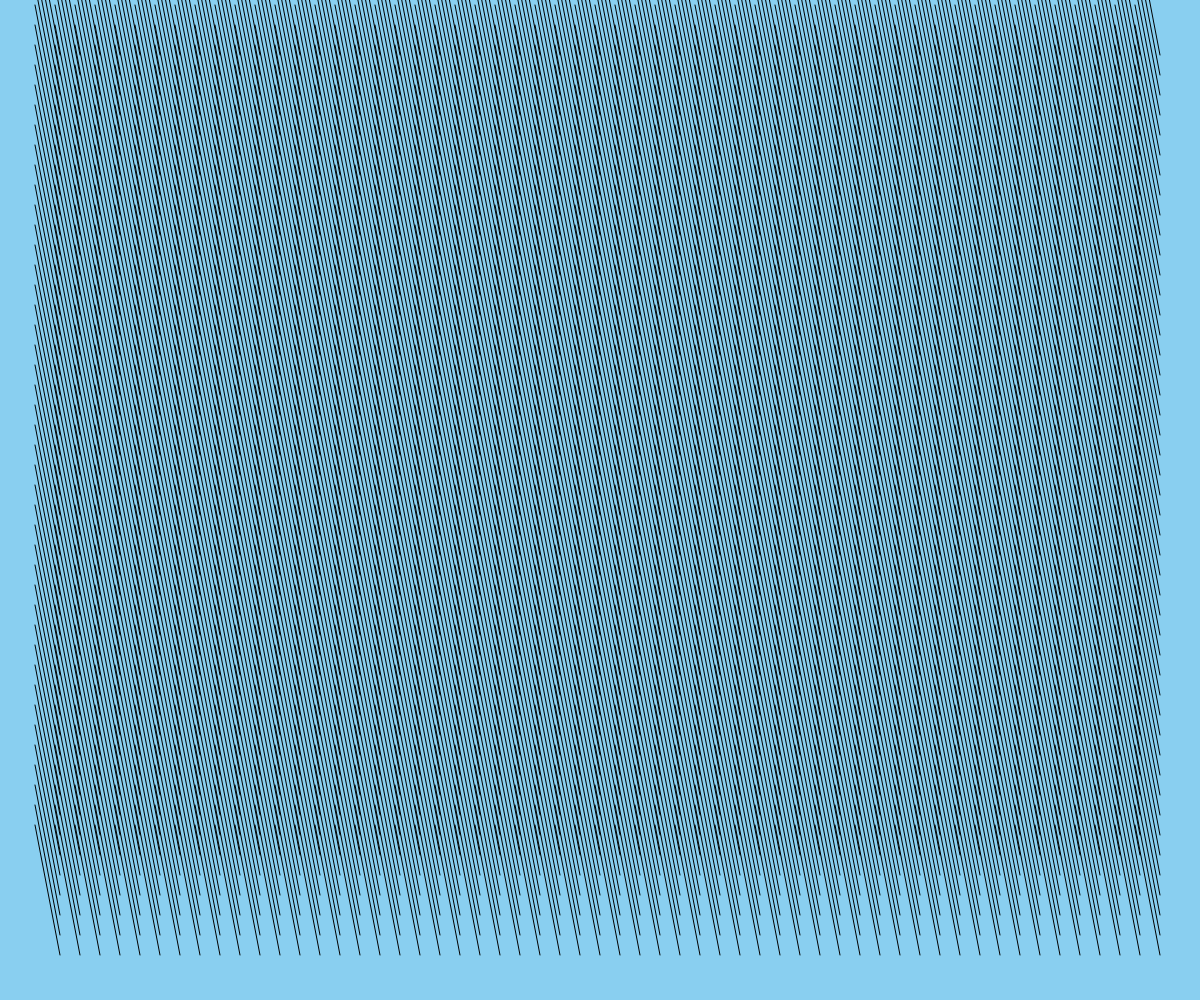
Frame 1 (no input)
Frame 60 (no input): identical to frame 1, image omitted
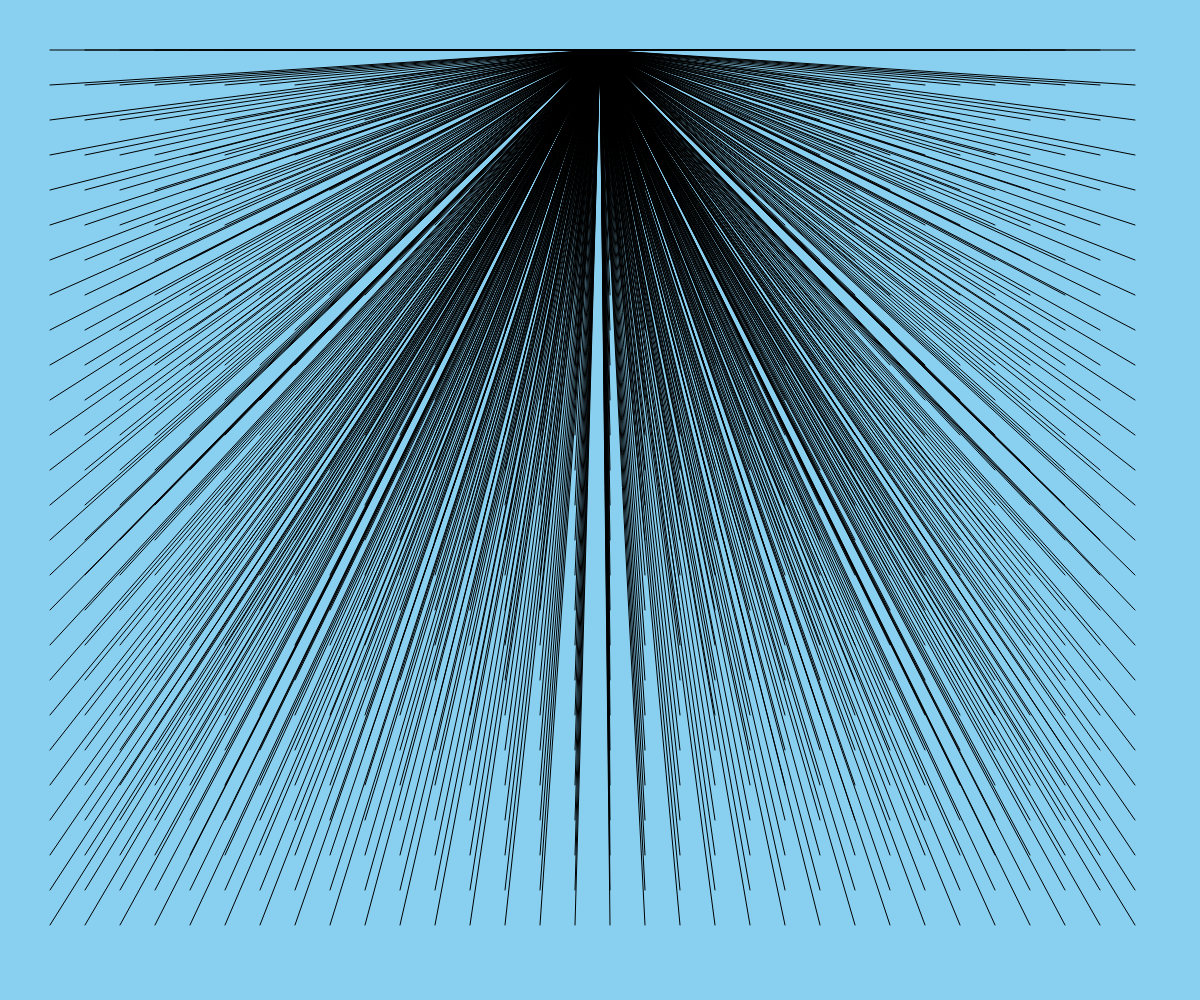
Frame 120 (the mouse pressed at the canvas centre since frame 60)

The p5.js sketch that drew these frames (run headless with seeded random() and noise() and a simulated clock; from frame 60 on, the mouse is pressed at the canvas centre):

// p5.js sketch
// ── sketch.js
var option = 1;

function setup() {
  createCanvas(windowWidth, windowHeight);
  noFill();
}

function draw() {
  background(137, 207, 240);
  var density = map(mouseX, 0, width, 20, 50);
  
  if (option == 1) {
    // option 1 : stitches
    for (var x = 50; x <= width-50; x += density) {
      for (var y = 50; y <= height-50; y += density) {
        line (x-15, y-125, x+10, y+5);
      }
    }
  }
  else if (option == 2) {
    // option 2 : perspectives
    for (var x = 50; x <= width-50; x += density) {
      for (var y = 50; y <= height-50; y += density) {
        line (x, y, width/2, height/20);
      }
    }
  }
  else if (option == 3) {
    // option 3 : overlapping cirles
    for (var x = 50; x <= width-50; x += density) {
      for (var y = 50; y <= height-50; y += density) {
        ellipse (x, y, 100, 100);
      }
    }
  }
  else if (option == 4) {
    // option 4 : rotating arcs
    var count = 0;
    for (var x = 50; x <= width-50; x += density) {
      for (var y = 50; y <= height-50; y += density) {
        strokeWeight (count*0.1);
        rect (x, y, 20, 20);
        count++;
      }
    }
  }
  else if (option == 5) {
    // option 5 : groups of 5
    for (var x = 50; x <= width-50; x += density) {
      for (var y = 50; y <= height-50; y += density) {
        for (var i = 0; i < 16; i+= 4) {
          line (x + i, y, x +1, y + 12);
        }
      }
    }
  }
}

function mousePressed() {
  option++;
  if (option > 5) option = 1;
}
